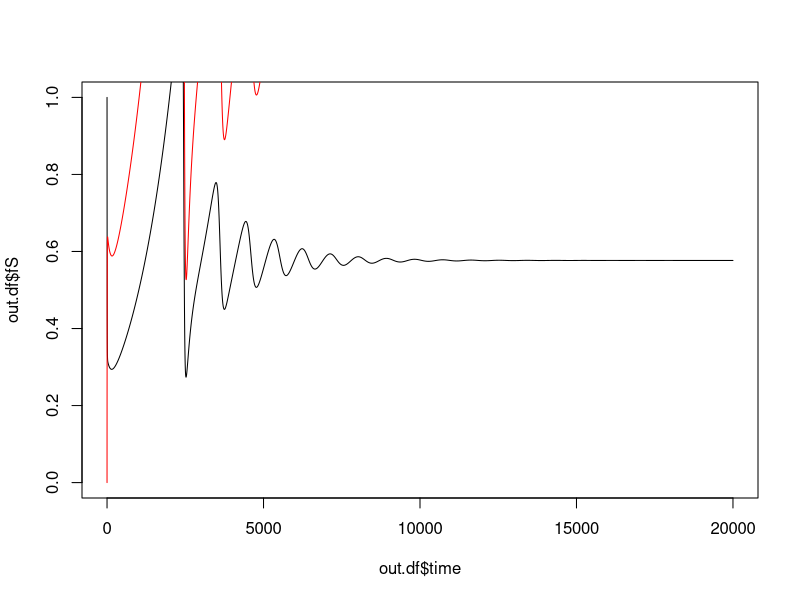
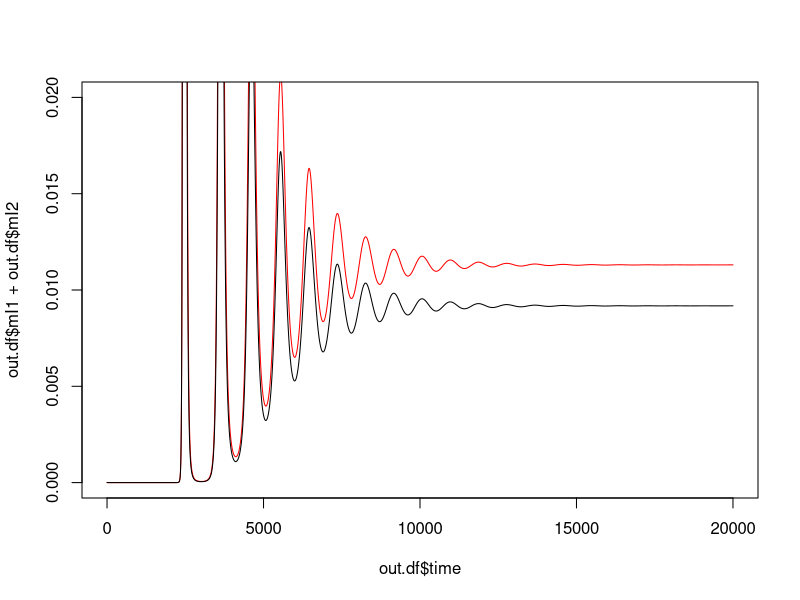
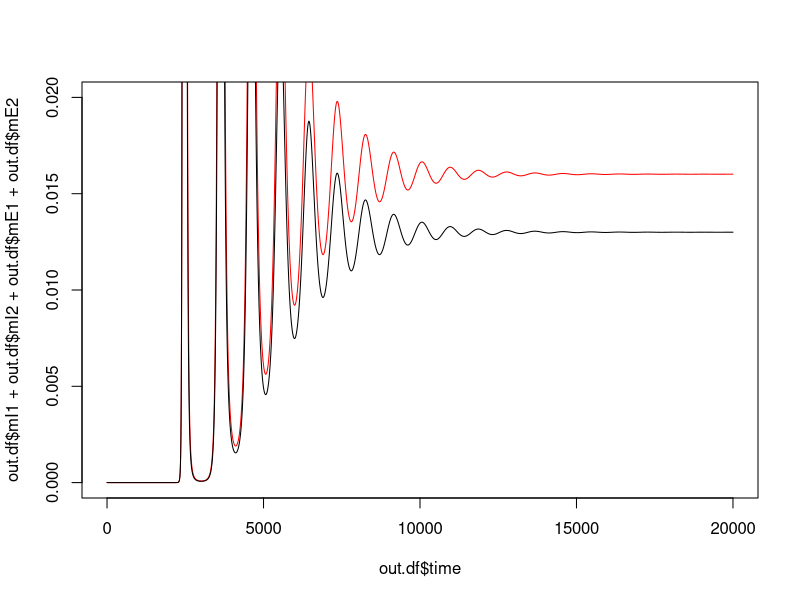
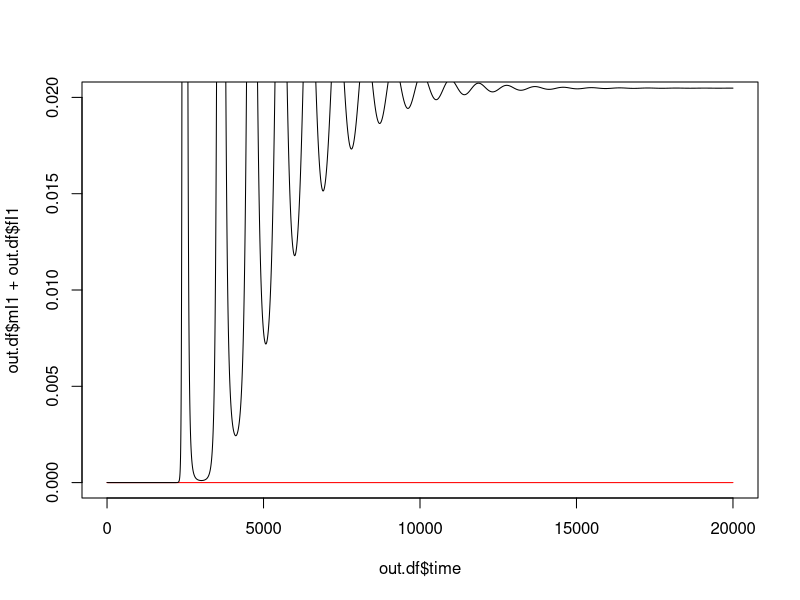
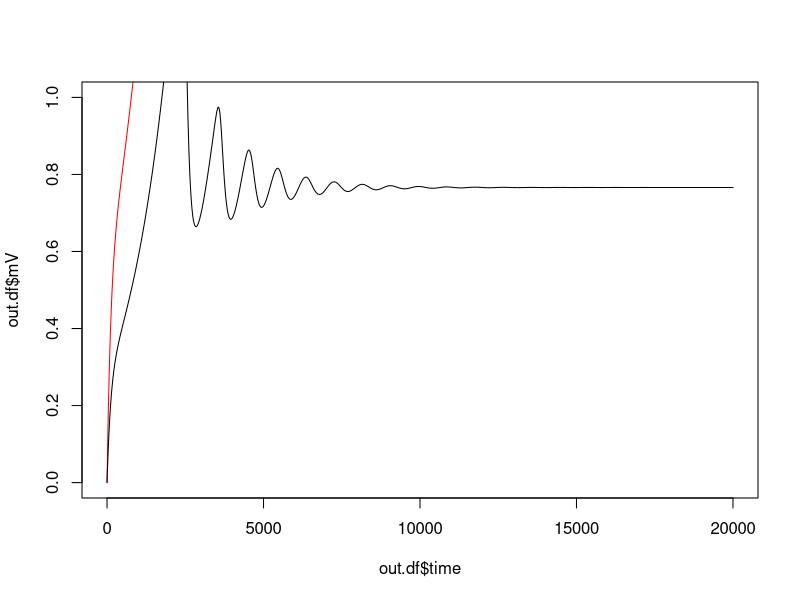

Write the R code that produced these figures, in order.
library(deSolve)
# Parameters
t=20000
fbet1=0
fbet2=0.2
mbet1=0
mbet2=0.05
sig=1/5
gamm=1/12
p=0.8
p_r=0.6
b=1/1000
m_fm=1/5
m_mf=1/10
v=0.008
v_hat=0.006
theta=1/20
parameters <- c(fbet1=fbet1, fbet2=fbet2, mbet1=mbet1, mbet2=mbet2,
                sig=sig, gamm=gamm, p, p_r, b=b, m_fm=m_fm, m_mf=m_mf,
                v=v, v_hat=v_hat, theta=theta)
# Initial conditions
init <- c(fS=1-1e-6, fE1=0, fE2=0, fI1=1e-6, fI2=1e-6, fR1=0, fR2=0, D=0, fV=0, fV_r=0,
          fS_r=0, fE1_r=0, fE2_r=0, fI1_r=0, fI2_r=1e-6, fR1_r=0, fR2_r=0,
          mS=0, mE1=0, mE2=0, mI1=0, mI2=1e-6, mR1=0, mR2=0, mV=0, mV_r=0,
          mS_r=0, mE1_r=0, mE2_r=0, mI1_r=0, mI2_r=1e-6, mR1_r=0, mR2_r=0)
time <- seq(0,t,by=t/(2*length(1:t)))
eqn <- function(time,state,parameters){
    with(as.list(c(state,parameters)),{
      # Backyard poultry farms
      dfS = -fbet1*fS*fI1 -fbet2*fS*fI2 +b*(fS + mS) -v*fS +v_hat*fV -m_fm*fS +m_mf*mS
      dfE1 = fbet1*fS*fI1 -sig*fE1 -m_fm*fE1 +m_mf*mE1
      dfE2 = fbet2*fS*fI2 -sig*fE2 -m_fm*fE2 +m_mf*mE2
      dfI1 = sig*fE1 -gamm*fI1
      dfI2 = sig*fE2 -gamm*(1-p)*fI2 - gamm*p*fI2
      dfR1 = gamm*fI1 -theta*fR1 -m_fm*fR1 +m_mf*mR1
      dfR2 = gamm*(1-p)*fI2 -theta*fR2 -m_fm*fR2 +m_mf*mR2
      dD = gamm*p*fI2 +gamm*p_r*fR2_r +gamm*p*mI2 +gamm*p_r*mR2_r
      dfV = v*(fS) -v_hat*fV -m_fm*fV + m_mf*mV
      dfS_r = theta*fR1 +theta*fR2 -fbet1*fS_r*fI1 -fbet2*fS_r*fI2 -
              fbet1*fS_r*fI1_r -fbet2*fS_r*fI2_r -
              v*fS_r +v_hat*fV_r -
              m_fm*fS_r +m_mf*mS_r
      dfE1_r = fbet1*fS_r*fI1 + fbet1*fS_r*fI1_r -sig*fE1_r -m_fm*fE1_r +m_mf*mE1_r
      dfE2_r = fbet2*fS_r*fI2 + fbet2*fS_r*fI2_r -sig*fE2_r -m_fm*fE2_r +m_mf*mE2_r
      dfI1_r = sig*fE1_r -gamm*fI1_r
      dfI2_r = sig*fE2_r -gamm*(1-p_r)*fI2_r -gamm*p_r*fI2_r
      dfR1_r = gamm*fI1_r -theta*fR1_r -m_fm*fR1_r +m_mf*mR1_r
      dfR2_r = gamm*(1-p_r)*fI2_r -theta*fR2_r -m_fm*fR2_r +m_mf*mR2_r
      dfV_r = v*(fS_r) -v_hat*fV_r -m_fm*fV_r +m_mf*mV_r
      # Live bird markets
      dmS = -mbet1*mS*mI1 -mbet2*mS*mI2 -m_mf*mS +m_fm*fS # No vaccination within live markets
      dmE1 = mbet1*mS*mI1 -sig*mE1 -m_mf*mE1 +m_fm*fE1
      dmE2 = mbet2*mS*mI2 -sig*mE2 -m_mf*mE2 +m_fm*fE2 
      dmI1 = sig*mE1 -gamm*mI1
      dmI2 = sig*mE2 -gamm*(1-p)*mI2 - gamm*p*mI2
      dmR1 = gamm*mI1 -theta*mR1 -m_mf*mR1 +m_fm*fR1
      dmR2 = gamm*(1-p)*mI2 -theta*mR2 -m_mf*mR2 +m_fm*fR2
      dmV = v*(mS) -v_hat*mV +m_fm*fV -m_mf*mV
      dmS_r = theta*mR1 +theta*mR2 -mbet1*mS_r*mI1 -mbet2*mS_r*mI2 -
        mbet1*mS_r*mI1_r -mbet2*mS_r*mI2_r -
        v*mS_r +v_hat*mV_r +
        m_fm*fS_r -m_mf*mS_r
      dmE1_r = mbet1*mS_r*mI1 + mbet1*mS_r*mI1_r -sig*mE1_r -m_mf*mE1_r +m_fm*fE1_r
      dmE2_r = mbet2*mS_r*mI2 + mbet2*mS_r*mI2_r -sig*mE2_r -m_mf*mE2_r +m_fm*fE2_r
      dmI1_r = sig*mE1_r -gamm*mI1_r
      dmI2_r = sig*mE2_r -gamm*(1-p_r)*mI2_r -gamm*p_r*mI2_r
      dmR1_r = gamm*mI1_r -theta*mR1_r -m_mf*mR1_r +m_fm*fR1_r
      dmR2_r = gamm*(1-p_r)*mI2_r -theta*mR2_r -m_mf*mR2_r +m_fm*fR2_r
      dmV_r = v*(mS_r) -v_hat*mV_r -m_mf*mV_r +m_fm*fV_r
      return(list(c(dfS, dfE1, dfE2, dfI1, dfI2, dfR1, dfR2, dD, dfV, dfV_r,
                    dfS_r, dfE1_r, dfE2_r, dfI1_r, dfI2_r, dfR1_r, dfR2_r,
                    dmS, dmE1, dmE2, dmI1, dmI2, dmR1, dmR2, dmV, dmV_r,
                    dmS_r, dmE1_r, dmE2_r, dmI1_r, dmI2_r, dmR1_r, dmR2_r)))})}
out<-ode(y=init,times=time,eqn,parms=parameters)
out.df<-as.data.frame(out)
# Susceptible pool
plot(out.df$time, out.df$fS, type='l', ylim=c(0,1))
lines(out.df$time, out.df$mS, col='red', ylim=c(0,1))
# Infectious pool
plot(out.df$time, out.df$mI1 + out.df$mI2, col='red', type='l', ylim=c(0,0.02))
lines(out.df$time, out.df$fI1 + out.df$fI2)
# Infectious pool + incubation pool
plot(out.df$time, out.df$mI1 + out.df$mI2 + out.df$mE1 + out.df$mE2, col='red', type='l', ylim=c(0,0.02))
lines(out.df$time, out.df$fI1 + out.df$fI2 + out.df$fE1 + out.df$fE2)
# Comparing strains 1 and 2
plot(out.df$time, out.df$mI1 + out.df$fI1, col='red', type='l', ylim=c(0,0.02))
lines(out.df$time, out.df$mI2 + out.df$fI2)
# Vaccination
plot(out.df$time, out.df$mV, col='red', type='l', ylim=c(0,1))
lines(out.df$time, out.df$fV)
